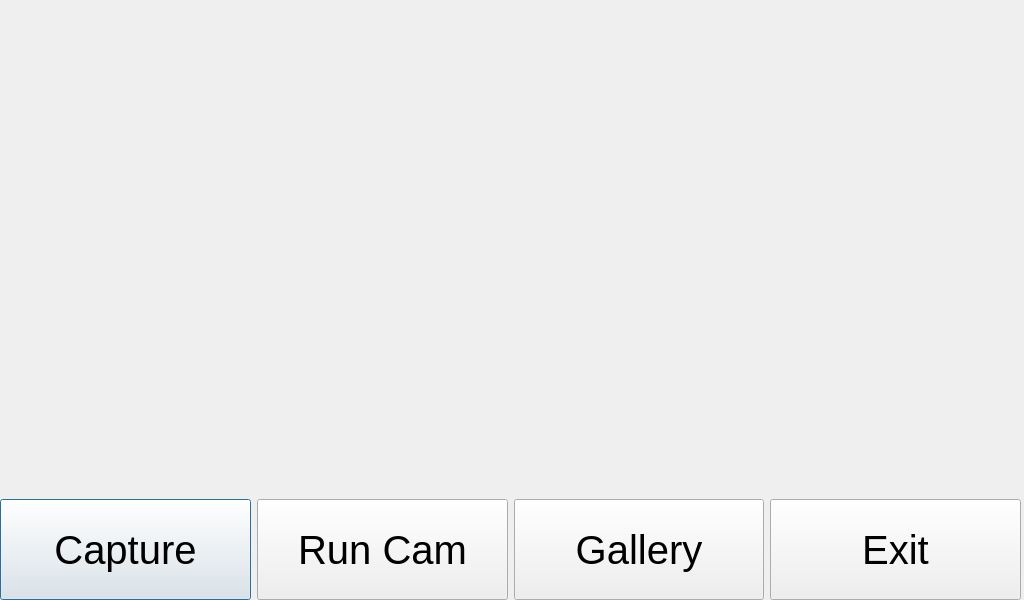
<?xml version="1.0" encoding="UTF-8"?>
<ui version="4.0">
 <class>CameraDialog</class>
 <widget class="QDialog" name="CameraDialog">
  <property name="geometry">
   <rect>
    <x>0</x>
    <y>0</y>
    <width>1024</width>
    <height>600</height>
   </rect>
  </property>
  <property name="maximumSize">
   <size>
    <width>1024</width>
    <height>600</height>
   </size>
  </property>
  <property name="windowTitle">
   <string>Dialog</string>
  </property>
  <widget class="QWidget" name="horizontalLayoutWidget">
   <property name="geometry">
    <rect>
     <x>0</x>
     <y>499</y>
     <width>1021</width>
     <height>101</height>
    </rect>
   </property>
   <layout class="QHBoxLayout" name="horizontalLayout">
    <item>
     <widget class="QPushButton" name="captureButton">
      <property name="maximumSize">
       <size>
        <width>513</width>
        <height>100000</height>
       </size>
      </property>
      <property name="font">
       <font>
        <pointsize>30</pointsize>
       </font>
      </property>
      <property name="text">
       <string>Capture</string>
      </property>
     </widget>
    </item>
    <item>
     <widget class="QPushButton" name="runButton">
      <property name="maximumSize">
       <size>
        <width>513</width>
        <height>100000</height>
       </size>
      </property>
      <property name="font">
       <font>
        <pointsize>30</pointsize>
       </font>
      </property>
      <property name="text">
       <string>Run Cam</string>
      </property>
     </widget>
    </item>
    <item>
     <widget class="QPushButton" name="galleryButton">
      <property name="maximumSize">
       <size>
        <width>16777215</width>
        <height>5000</height>
       </size>
      </property>
      <property name="font">
       <font>
        <pointsize>30</pointsize>
       </font>
      </property>
      <property name="text">
       <string>Gallery</string>
      </property>
     </widget>
    </item>
    <item>
     <widget class="QPushButton" name="exitButton">
      <property name="maximumSize">
       <size>
        <width>500</width>
        <height>13213213</height>
       </size>
      </property>
      <property name="font">
       <font>
        <pointsize>30</pointsize>
       </font>
      </property>
      <property name="text">
       <string>Exit</string>
      </property>
     </widget>
    </item>
   </layout>
  </widget>
 </widget>
 <resources/>
 <connections/>
</ui>
